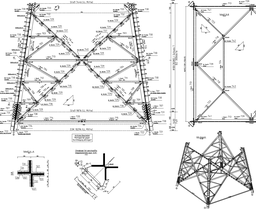
#> input picture Resource/Sample.png, 256 x 209 px, shrunk from 1476 x 1205 before the run; its folder holds only this picture in this run
$ python -i vectorize.py   (imports and definitions only)
#> lines starting #> are read from the running program, lines starting #| are printed output that depends on the picture
"""Extract line segments from preprocessed grayscale drawings."""

from __future__ import annotations

from collections import defaultdict
from math import hypot
from typing import Any, DefaultDict, MutableMapping, Sequence

import cv2
import numpy as np

from drawing_to_dxf.geometry_model import VectorDrawing, exploded_segments_for_sampling
from drawing_to_dxf.geometry_intel import (
    bridge_open_polyline_gaps,
    dedupe_segment_list,
    lsd_extract_segments,
    remove_redundant_segments_vs_reference,
)
from drawing_to_dxf.ocr_extract import TextBox
from drawing_to_dxf.segment_types import Segment
from drawing_to_dxf.skeleton_vectorize import prepare_masked_gray
from drawing_to_dxf.constraint_heal import apply_constraint_heal
from drawing_to_dxf.engineering_intel_passes import (
    apply_engineering_intelligence_vector_stage,
    topology_intel_on_exploded_segments,
)
from drawing_to_dxf.topology_clean import refine_vector_drawing
from drawing_to_dxf.topology_repair import repair_exploded_segments
from drawing_to_dxf.vector_fit import apply_polyline_fittings


# [191 lines left out: function extract_skeleton_vector_bundle, not called in this run]


def _legacy_hough_extract_segments(
    gray: np.ndarray,
    *,
    canny1: int = 40,
    canny2: int = 120,
    hough_threshold: int = 30,
    min_line_length: int = 20,
    max_line_gap: int = 12,
    merge_distance: float = 3.0,
    collinear_merge_angle_deg: float = 5.0,
    polyline_rdp_epsilon_px: float = 1.5,
) -> list[Segment]:
    """
    Edge detect + probabilistic Hough. Filters very short segments; optional endpoint merge.

    After Hough, optional refinements reduce zig-zag and stitch straight chains:
    - ``collinear_merge_angle_deg > 0``: merge consecutive collinear segments at shared joints.
    - ``polyline_rdp_epsilon_px > 0``: Douglas–Peucker simplify along degree-2 chains (curves / jitter).

    If ``merge_distance == 0``, refinement uses a 2 px snap for graph building only (Hough remains unsnapped).

    Limitations (expected on real drawings):
    - Dashed/hidden lines may break into fragments.
    - Thick linework can produce double edges.
    """
#> called with canny1 = 40, canny2 = 120, hough_threshold = 30, min_line_length = 20, max_line_gap = 12, merge_distance = 3, collinear_merge_angle_deg = 5, polyline_rdp_epsilon_px = 1.5
    if gray.ndim != 2:
        raise ValueError("grayscale expected")

    blur = cv2.GaussianBlur(gray, (3, 3), 0)
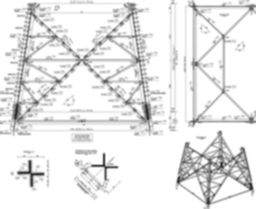
#> blur: shape (209, 256); min 35, max 255, mean 232.8
    edges = cv2.Canny(blur, canny1, canny2)
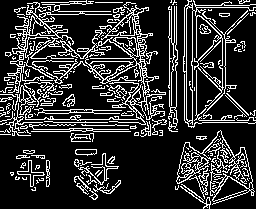
#> edges: shape (209, 256); 19.3% white in thin lines or dots
    lines = cv2.HoughLinesP(
        edges,
        rho=1,
        theta=np.pi / 180,
        threshold=hough_threshold,
        minLineLength=min_line_length,
        maxLineGap=max_line_gap,
    )
#> lines = 217 rows, first 6: [7, 119, 198, 119], [5, 122, 255, 122], [45, 23, 156, 134], [196, 136, 223, 138], [127, 131, 254, 4], [18, 16, 171, 131]

    if lines is None:
        return []

    segs: list[Segment] = []
    for x1, y1, x2, y2 in lines[:, 0, :]:
        dx, dy = float(x2 - x1), float(y2 - y1)
        if dx * dx + dy * dy < min_line_length * min_line_length:
            continue
        segs.append(Segment(float(x1), float(y1), float(x2), float(y2)))
#> this loop made 217 passes
#> (x1, y1, x2, y2, dx, dy) on passes 1 to 3: (7, 119, 198, 119, 191, 0), (5, 122, 255, 122, 250, 0), (45, 23, 156, 134, 111, 111)
#> after the loop, segs = 217 items

    if merge_distance > 0 and segs:
        segs = _merge_close_endpoints(segs, merge_distance)

    snap_for_refinement = merge_distance if merge_distance > 0 else 2.0

    if collinear_merge_angle_deg > 0 and segs:
        segs = _collapse_collinear_segments(segs, snap_for_refinement, collinear_merge_angle_deg)

    if polyline_rdp_epsilon_px > 0 and segs:
        segs = _simplify_degree2_chains_rdp(segs, snap_for_refinement, polyline_rdp_epsilon_px)

    return segs


# [99 lines left out: function extract_segments, not called in this run]


def _dist(p: tuple[float, float], q: tuple[float, float]) -> float:
    return float(np.hypot(p[0] - q[0], p[1] - q[1]))


def _merge_close_endpoints(segs: list[Segment], d: float) -> list[Segment]:
    """Greedy merge of segments sharing endpoints within distance d (image pixels)."""
#> called with d = 3
    pts: list[tuple[float, float]] = []
    for s in segs:
        pts.append((s.x1, s.y1))
        pts.append((s.x2, s.y2))
#> after the loop, pts = 434 pairs, first value 0 to 255, second value 0 to 208

    def cluster_key(p: tuple[float, float]) -> tuple[int, int]:
        return (int(round(p[0] / d)), int(round(p[1] / d)))

    buckets: dict[tuple[int, int], list[tuple[float, float]]] = {}
    for p in pts:
        k = cluster_key(p)
        buckets.setdefault(k, []).append(p)
#> this loop made 434 passes
#> (p, k) on passes 1 to 3: ((7, 119), (2, 40)), ((198, 119), (66, 40)), ((5, 122), (2, 41))
#> after the loop, buckets = 389 items

    def canon(p: tuple[float, float]) -> tuple[float, float]:
        k = cluster_key(p)
        near = []
        for dk in (-1, 0, 1):
            for dl in (-1, 0, 1):
                near.extend(buckets.get((k[0] + dk, k[1] + dl), []))
        if not near:
            return p
        mx = sum(q[0] for q in near) / len(near)
        my = sum(q[1] for q in near) / len(near)
        return (mx, my)

    merged: list[Segment] = []
    for s in segs:
        p1 = canon((s.x1, s.y1))
        p2 = canon((s.x2, s.y2))
        if _dist(p1, p2) < 1.0:
            continue
        merged.append(Segment(p1[0], p1[1], p2[0], p2[1]))
#> this loop made 217 passes
#> p1 on passes 1 to 3: (6, 120.2), (7, 122.5), (45, 23)
#> after the loop, merged = 217 items
    return merged


def _collapse_collinear_segments(segs: list[Segment], tol: float, angle_deg: float) -> list[Segment]:
    """Merge segment pairs that share a joint and lie on one straight ray."""
    if not segs:
        return []
    segs = _merge_close_endpoints(segs, tol)
#> the loop in _merge_close_endpoints (call 2), `for p in pts:` made 434 passes
#> (p, k) on passes 1 to 3: ((6, 120.2), (2, 40)), ((197, 118.5), (66, 40)), ((7, 122.5), (2, 41))
    sin_thresh = float(np.sin(np.radians(angle_deg)))

    repeat_guard = 0
    while repeat_guard < 200:
        repeat_guard += 1
        merged_one = False
        n = len(segs)
        used = [False] * n
        out: list[Segment] = []
        for i in range(n):
            if used[i]:
                continue
            for j in range(n):
                if i == j or used[j]:
                    continue
                comb = _merge_two_if_collinear(segs[i], segs[j], tol, sin_thresh)
                if comb is not None:
                    out.append(comb)
                    used[i] = used[j] = True
                    merged_one = True
                    break
            if not used[i]:
                out.append(segs[i])
                used[i] = True
        segs = out
        if not merged_one:
            break
    return segs


def _merge_two_if_collinear(
    s1: Segment,
    s2: Segment,
    tol: float,
    sin_thresh: float,
) -> Segment | None:
    """If segments share an endpoint (within tol) and directions align, return the combined span."""
    a1 = (s1.x1, s1.y1)
    b1 = (s1.x2, s1.y2)
    a2 = (s2.x1, s2.y1)
    b2 = (s2.x2, s2.y2)

    trials: list[tuple[tuple[float, float], tuple[float, float], tuple[float, float], tuple[float, float]]] = [
        (a1, b1, a2, b2),
        (a1, b1, b2, a2),
        (b1, a1, a2, b2),
        (b1, a1, b2, a2),
    ]
    for p, q, r, t in trials:
        if _dist(q, r) > tol:
            continue
        vx1, vy1 = q[0] - p[0], q[1] - p[1]
        vx2, vy2 = t[0] - r[0], t[1] - r[1]
        len1 = hypot(vx1, vy1)
        len2 = hypot(vx2, vy2)
        if len1 < 1e-9 or len2 < 1e-9:
            continue
        cross = vx1 * vy2 - vy1 * vx2
        if abs(cross) > sin_thresh * len1 * len2 + 1e-9:
            continue
        if vx1 * vx2 + vy1 * vy2 <= 0:
            continue
        return Segment(p[0], p[1], t[0], t[1])
    return None


def _simplify_degree2_chains_rdp(segs: list[Segment], tol: float, epsilon: float) -> list[Segment]:
    """Replace runs of degree-2 vertices with Ramer–Douglas–Peucker simplifications."""
#> called with tol = 3, epsilon = 1.5
    if not segs or epsilon <= 0:
        return segs

    segs = _merge_close_endpoints(segs, tol)
    keys_to_acc: dict[tuple[int, int], list[float]] = {}

    def pk(x: float, y: float) -> tuple[int, int]:
        ix = int(x / tol + 0.5)
        iy = int(y / tol + 0.5)
        k = (ix, iy)
        if k not in keys_to_acc:
            keys_to_acc[k] = [x, y, 1.0]
        else:
            keys_to_acc[k][0] += x
            keys_to_acc[k][1] += y
            keys_to_acc[k][2] += 1.0
        return k

    def pos(k: tuple[int, int]) -> tuple[float, float]:
        z = keys_to_acc[k]
        return (z[0] / z[2], z[1] / z[2])

    adj: DefaultDict[tuple[int, int], set[tuple[int, int]]] = defaultdict(set)
    seen_seg: set[tuple[tuple[int, int], tuple[int, int]]] = set()
    for s in segs:
        k1 = pk(s.x1, s.y1)
        k2 = pk(s.x2, s.y2)
        if k1 == k2:
            continue
        ek = (k1, k2) if k1 < k2 else (k2, k1)
        if ek in seen_seg:
            continue
        seen_seg.add(ek)
        adj[k1].add(k2)
        adj[k2].add(k1)

    if not adj:
        return segs

    junctions = {k for k in adj if len(adj[k]) != 2}
    visited_edges: set[frozenset[tuple[int, int]]] = set()
    poly_pts: list[list[tuple[float, float]]] = []
    poly_closed: list[bool] = []

    def record_chain(chain_keys: list[tuple[int, int]], *, closed: bool = False) -> None:
        raw = [pos(c) for c in chain_keys]
        simp = _ramer_douglas_peucker(raw, epsilon)
        if len(simp) >= 2:
            poly_pts.append(simp)
            poly_closed.append(closed)

    def walk_from(prev: tuple[int, int], curr: tuple[int, int], anchor: tuple[int, int]) -> list[tuple[int, int]]:
        chain = [anchor]
        if prev != anchor:
            chain.append(prev)
        chain.append(curr)
        seen: set[tuple[int, int]] = set(chain)
        _p, c = prev, curr
        max_steps = max(len(adj) + 12, 64)
        steps = 0
        while c not in junctions and len(adj[c]) == 2 and steps < max_steps:
            steps += 1
            nbs = [x for x in adj[c] if x != _p]
            if len(nbs) != 1:
                break
            nxt = nbs[0]
            if nxt in seen:
                if nxt == anchor and len(chain) >= 3:
                    chain.append(nxt)
                break
            chain.append(nxt)
            seen.add(nxt)
            _p, c = c, nxt
        return chain

    def record_walk_chain(ch: list[tuple[int, int]]) -> None:
        if len(ch) >= 4 and ch[0] == ch[-1]:
            record_chain(ch[:-1], closed=True)
        else:
            record_chain(ch, closed=False)

    def mark_chain_edges(chain: list[tuple[int, int]]) -> None:
        for a, b in zip(chain[:-1], chain[1:], strict=False):
            visited_edges.add(frozenset((a, b)))

    for j in junctions:
        for nb in list(adj[j]):
            e0 = frozenset((j, nb))
            if e0 in visited_edges:
                continue
            ch = walk_from(j, nb, j)
            mark_chain_edges(ch)
            record_walk_chain(ch)

    if not junctions:
        start = next(iter(adj))
        nb = next(iter(adj[start]))
        if frozenset((start, nb)) not in visited_edges:
            chain_keys = [start, nb]
            prev, curr = start, nb
            guard = 0
            while curr != start or len(chain_keys) <= 2:
                guard += 1
                if guard > len(adj) + 5:
                    break
                nbs = [x for x in adj[curr] if x != prev]
                if len(nbs) != 1:
                    break
                nxt = nbs[0]
                chain_keys.append(nxt)
                prev, curr = curr, nxt
                if curr == start and len(chain_keys) > 2:
                    break
            if len(chain_keys) >= 3 and chain_keys[0] == chain_keys[-1]:
                mark_chain_edges(chain_keys)
                record_chain(chain_keys[:-1], closed=True)
            elif len(chain_keys) >= 2:
                mark_chain_edges(chain_keys)
                record_chain(chain_keys, closed=False)

    for k in adj:
        for nb in adj[k]:
            if frozenset((k, nb)) in visited_edges:
                continue
            ch = walk_from(k, nb, k)
            mark_chain_edges(ch)
            record_walk_chain(ch)

    out: list[Segment] = []
    for pts, closed in zip(poly_pts, poly_closed, strict=True):
        for i in range(len(pts) - 1):
            a, b = pts[i], pts[i + 1]
            if _dist(a, b) >= 1.0:
                out.append(Segment(a[0], a[1], b[0], b[1]))
        if closed and len(pts) >= 2:
            a, b = pts[-1], pts[0]
            if _dist(a, b) >= 1.0:
                out.append(Segment(a[0], a[1], b[0], b[1]))
#> this loop made 142 passes
#> pts on passes 1 to 12: [(59, 61), (93, 167)], [(93, 86), (139.7, 134)], [(93, 86), (127, 115)], [(93, 86), (144.7, 73)], [(212.7, 140.9), (207, 184)], [(212.7, 140.9), (247.8, 173)], [(212.7, 140.9), (251.1, 183)], [(212.7, 140.9), (211.3, 204.2)], [(65, 77), (49, 9)], [(135, 83), (171.2, 112), (207, 110)], [(69, 128), (85.5, 193), (68, 85.38)], [(170, 61), (197.8, 63.45)]
    return out if out else segs


def _ramer_douglas_peucker(points: list[tuple[float, float]], epsilon: float) -> list[tuple[float, float]]:
    """Ramer–Douglas–Peucker polyline simplification (image pixel units)."""
    if len(points) < 3:
        return list(points)

    def perp_dist(p: tuple[float, float], a: tuple[float, float], b: tuple[float, float]) -> float:
        ax, ay = a
        bx, by = b
        px, py = p
        vx, vy = bx - ax, by - ay
        L = hypot(vx, vy)
        if L < 1e-12:
            return hypot(px - ax, py - ay)
        return abs(vx * (py - ay) - vy * (px - ax)) / L

    stack: list[tuple[int, int]] = [(0, len(points) - 1)]
    keep = {0, len(points) - 1}
    while stack:
        i0, i1 = stack.pop()
        dmax = 0.0
        imax = i0
        for i in range(i0 + 1, i1):
            d = perp_dist(points[i], points[i0], points[i1])
            if d > dmax:
                dmax = d
                imax = i
        if dmax > epsilon:
            keep.add(imax)
            stack.append((i0, imax))
            stack.append((imax, i1))

    order = sorted(keep)
    return [points[i] for i in order]

>>> import cv2
>>> picture = cv2.imread('../../Resource/Sample.png', cv2.IMREAD_GRAYSCALE)
>>> result = _legacy_hough_extract_segments(picture)
